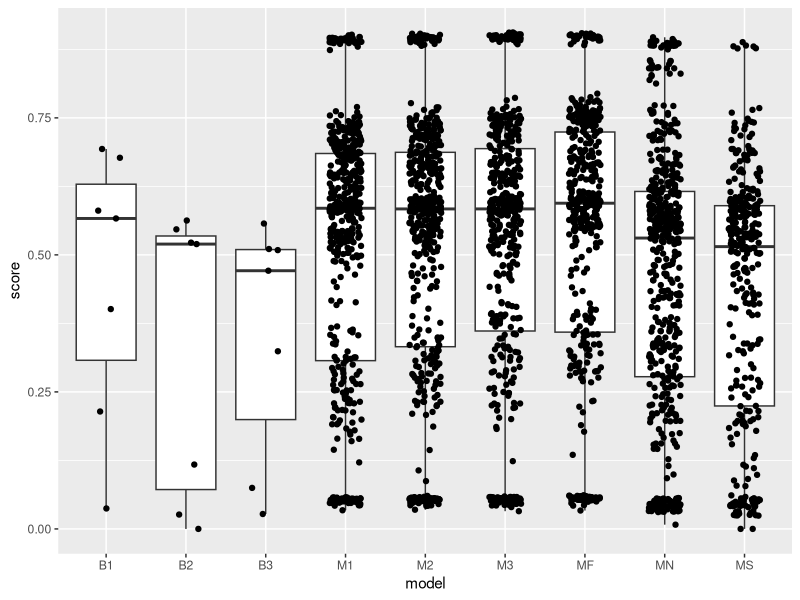
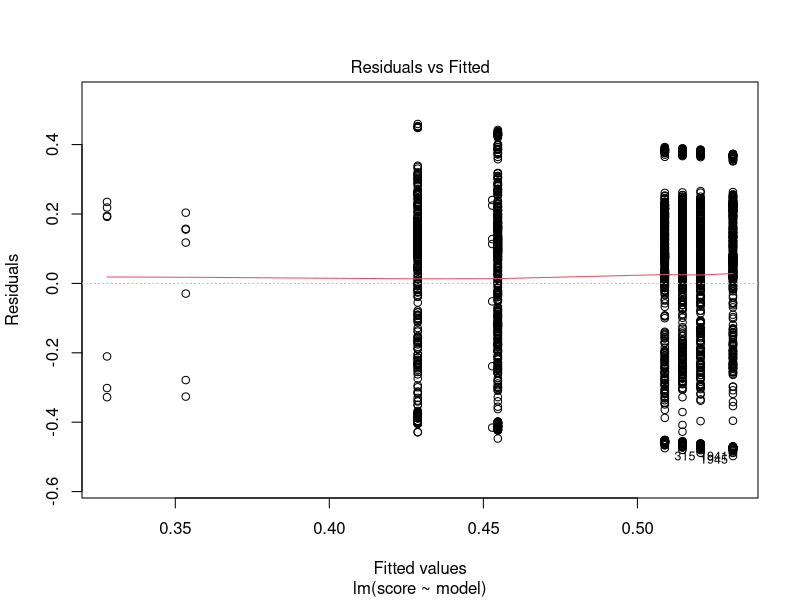
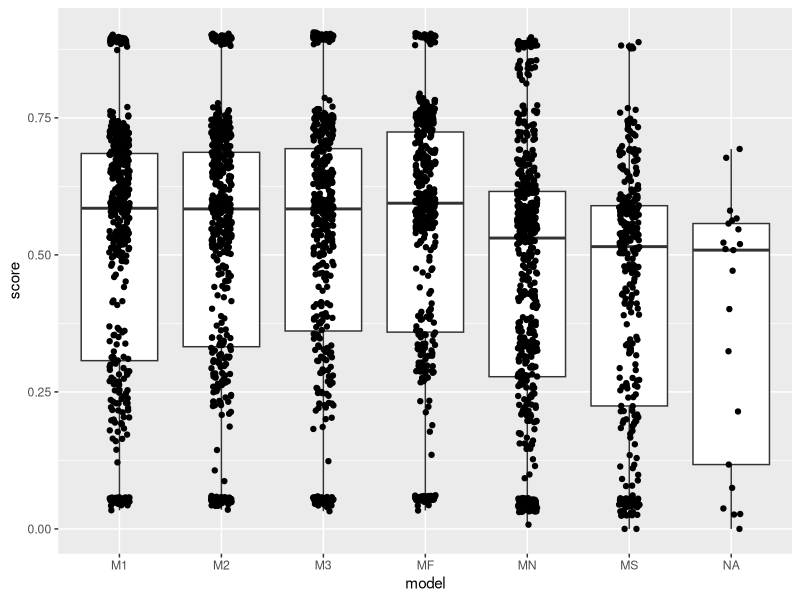
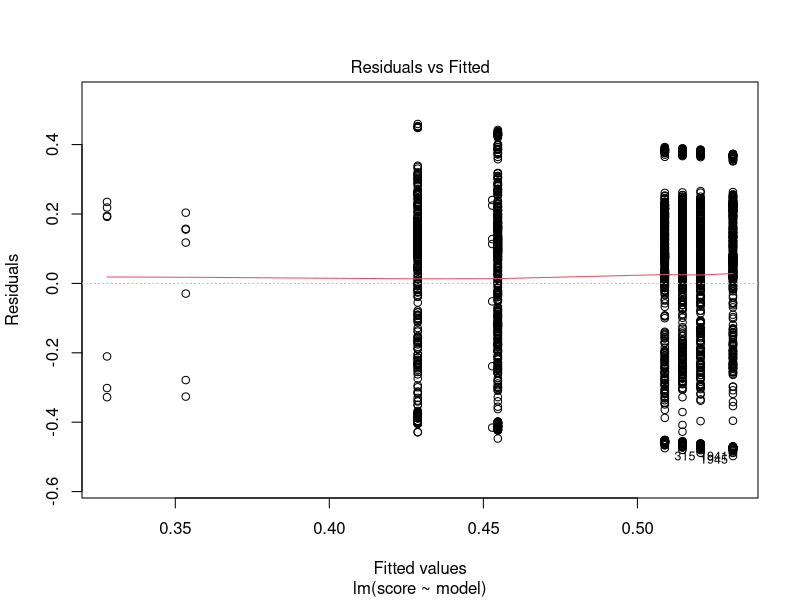

R code for these plots, in order:
## ---- chunk 1
knitr::opts_chunk$set(echo = TRUE)
## ---- chunk 2
d <- read.csv("data.csv")
table(d$model, d$TeD)
table(d$model, d$TrD1)
table(d$model, d$TrD2)
aggregate(score~model, data = d, mean)
## ---- chunk 3
# t test between B1, B2, and B3 vs the rest
d_B <- subset(d, model=="B1" | model=="B2" | model=="B3")
d_M <- subset(d, model=="M1" | model=="M2" | model=="M3" | model=="MF" | model=="MN" | model=="MS")
t.test(d_B$score,d_M$score)

linear_model_on_models <- lm(score~model, d)
summary(linear_model_on_models)



anova(linear_model_on_models)
# plot the average score for each model
library(ggplot2)
ggplot(d, aes(x=model, y=score)) + geom_boxplot() + geom_jitter(width=0.2)

# Plot fitted values of the model with the residuals
plot(linear_model_on_models, which=1)

linear_model_model_trainD = lm(score~model * (TrD1 + TrD2 + TrD3 + TrD4 + TrD5 + TrD6 + TrD7 + TrD8), d)

library(emmeans)
emmeans(linear_model_model_trainD, ~model)

# Reorder the levels of the model variable
d$model <- factor(d$model, levels = c("M1", "M2", "M3", "MF", "MN", "MS"))

# Training set together with models
linear_model_TrD1 <- lm(score~model * (TrD1 + TrD2 + TrD3 + TrD4 + TrD5 + TrD6 + TrD7 + TrD8), d)
summary(linear_model_TrD1)

model_names = c("M1", "M2", "M3", "MF", "MN", "MS")
for (i in seq_along(model_names)) {
   current_model = model_names[i]
   d_current_model <- d[d$model == current_model, c("TeD", "TrD1", "TrD2", "TrD3", "TrD4", "TrD5", "TrD6", "TrD7", "TrD8", "score")]
   linear_model_current_model <- lm(score~TrD1 + TrD2 + TrD3 + TrD4 + TrD5 + TrD6 + TrD7 + TrD8, d_current_model)
   print(paste0("For: ", current_model))
   print(anova(linear_model_current_model))
}
## ---- chunk 4
ggplot(d, aes(x=model, y=score)) + geom_boxplot() + geom_jitter(width=0.1)

# Plot fitted values of the model with the residuals
plot(linear_model_on_models, which=1)
## ---- chunk 5
d <- read.csv("data.csv")
d_B <- subset(d, model=="B1" | model=="B2" | model=="B3")
d_M <- subset(d, model=="M1" | model=="M2" | model=="M3" | model=="MF" | model=="MN" | model=="MS")
t.test(d_B$score,d_M$score)
## ---- chunk 6
# Aggregate 
aggregate(score~model, data = d, mean)
# EMMs
emm <- emmeans(linear_model_model_trainD, ~ model)
emm
